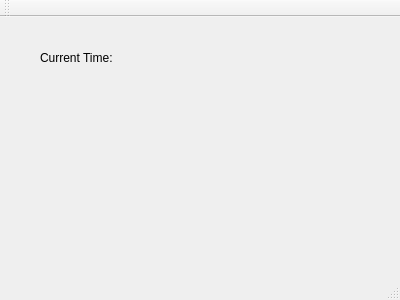
<?xml version="1.0" encoding="UTF-8"?>
<ui version="4.0">
 <class>MainWindow</class>
 <widget class="QMainWindow" name="MainWindow">
  <property name="geometry">
   <rect>
    <x>0</x>
    <y>0</y>
    <width>400</width>
    <height>300</height>
   </rect>
  </property>
  <property name="windowTitle">
   <string>MainWindow</string>
  </property>
  <widget class="QWidget" name="centralWidget">
   <widget class="QLabel" name="label">
    <property name="geometry">
     <rect>
      <x>40</x>
      <y>20</y>
      <width>101</width>
      <height>41</height>
     </rect>
    </property>
    <property name="text">
     <string>Current Time:</string>
    </property>
   </widget>
   <widget class="QLabel" name="label_2">
    <property name="geometry">
     <rect>
      <x>140</x>
      <y>20</y>
      <width>241</width>
      <height>41</height>
     </rect>
    </property>
    <property name="text">
     <string/>
    </property>
   </widget>
   <widget class="QLabel" name="label_3">
    <property name="geometry">
     <rect>
      <x>140</x>
      <y>60</y>
      <width>241</width>
      <height>41</height>
     </rect>
    </property>
    <property name="text">
     <string/>
    </property>
   </widget>
  </widget>
  <widget class="QMenuBar" name="menuBar">
   <property name="geometry">
    <rect>
     <x>0</x>
     <y>0</y>
     <width>400</width>
     <height>25</height>
    </rect>
   </property>
  </widget>
  <widget class="QToolBar" name="mainToolBar">
   <attribute name="toolBarArea">
    <enum>TopToolBarArea</enum>
   </attribute>
   <attribute name="toolBarBreak">
    <bool>false</bool>
   </attribute>
  </widget>
  <widget class="QStatusBar" name="statusBar"/>
 </widget>
 <layoutdefault spacing="6" margin="11"/>
 <resources/>
 <connections/>
</ui>
